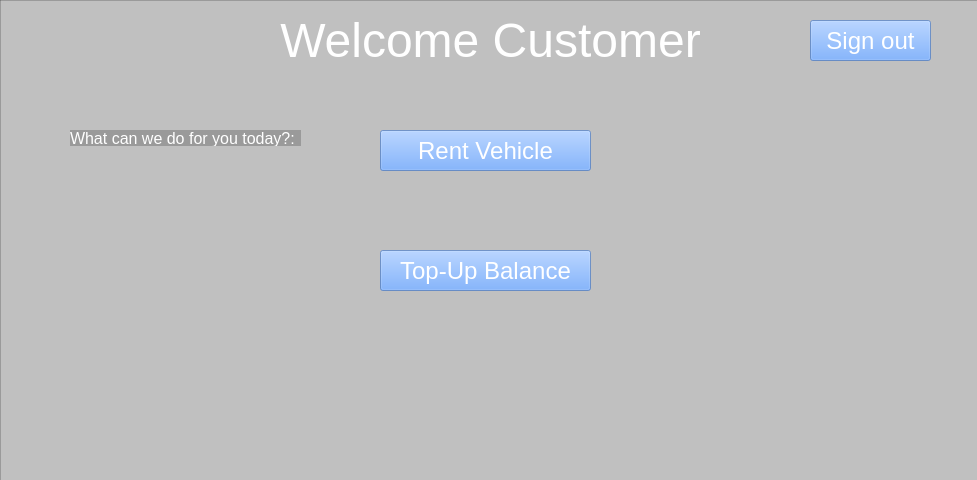
<?xml version="1.0" encoding="UTF-8"?>
<ui version="4.0">
 <class>MainWindowCustomer</class>
 <widget class="QMainWindow" name="MainWindowCustomer">
  <property name="geometry">
   <rect>
    <x>0</x>
    <y>0</y>
    <width>977</width>
    <height>480</height>
   </rect>
  </property>
  <property name="windowTitle">
   <string>E-Vehicle Share System</string>
  </property>
  <property name="windowIcon">
   <iconset>
    <normaloff>:/icon/Users/Calvin Pfob/Documents/guiDevelopment/icon.png</normaloff>:/icon/Users/Calvin Pfob/Documents/guiDevelopment/icon.png</iconset>
  </property>
  <property name="iconSize">
   <size>
    <width>25</width>
    <height>25</height>
   </size>
  </property>
  <widget class="QWidget" name="customerPage">
   <widget class="QLabel" name="title">
    <property name="geometry">
     <rect>
      <x>0</x>
      <y>10</y>
      <width>981</width>
      <height>61</height>
     </rect>
    </property>
    <property name="font">
     <font>
      <family>Arial</family>
      <pointsize>48</pointsize>
     </font>
    </property>
    <property name="text">
     <string>&lt;html&gt;&lt;head/&gt;&lt;body&gt;&lt;p&gt;&lt;span style=&quot; font-size:36pt; color:#ffffff;&quot;&gt;Welcome Customer&lt;/span&gt;&lt;/p&gt;&lt;/body&gt;&lt;/html&gt;</string>
    </property>
    <property name="alignment">
     <set>Qt::AlignCenter</set>
    </property>
   </widget>
   <widget class="QLabel" name="backgroundPicture">
    <property name="geometry">
     <rect>
      <x>0</x>
      <y>0</y>
      <width>981</width>
      <height>481</height>
     </rect>
    </property>
    <property name="styleSheet">
     <string notr="true">background-image: url(:/login/tier-mobility-2021-05-min.png);</string>
    </property>
    <property name="text">
     <string/>
    </property>
    <property name="pixmap">
     <pixmap resource="../../../../Qt/6.4.0/mingw_64/bin/bg.qrc">:/login/tier-mobility-2021-05-min.png</pixmap>
    </property>
    <property name="scaledContents">
     <bool>true</bool>
    </property>
   </widget>
   <widget class="QFrame" name="backgroundFrame">
    <property name="geometry">
     <rect>
      <x>0</x>
      <y>0</y>
      <width>981</width>
      <height>481</height>
     </rect>
    </property>
    <property name="styleSheet">
     <string notr="true">background:rgba(0, 0, 0, 50)</string>
    </property>
    <property name="frameShape">
     <enum>QFrame::StyledPanel</enum>
    </property>
    <property name="frameShadow">
     <enum>QFrame::Raised</enum>
    </property>
    <widget class="QLabel" name="labelQuestion">
     <property name="geometry">
      <rect>
       <x>70</x>
       <y>130</y>
       <width>231</width>
       <height>16</height>
      </rect>
     </property>
     <property name="font">
      <font>
       <family>Arial</family>
       <pointsize>12</pointsize>
      </font>
     </property>
     <property name="styleSheet">
      <string notr="true">color:rgb(255, 255, 255)</string>
     </property>
     <property name="text">
      <string>What can we do for you today?:</string>
     </property>
    </widget>
    <widget class="QPushButton" name="rentVehicleButton">
     <property name="geometry">
      <rect>
       <x>380</x>
       <y>130</y>
       <width>211</width>
       <height>41</height>
      </rect>
     </property>
     <property name="font">
      <font>
       <pointsize>18</pointsize>
      </font>
     </property>
     <property name="styleSheet">
      <string notr="true">background-color: rgba(85, 153, 255, 150); color: white</string>
     </property>
     <property name="text">
      <string>Rent Vehicle</string>
     </property>
    </widget>
    <widget class="QPushButton" name="topUpBalanceButton">
     <property name="geometry">
      <rect>
       <x>380</x>
       <y>250</y>
       <width>211</width>
       <height>41</height>
      </rect>
     </property>
     <property name="font">
      <font>
       <pointsize>18</pointsize>
      </font>
     </property>
     <property name="styleSheet">
      <string notr="true">background-color: rgba(85, 153, 255, 150); color: white</string>
     </property>
     <property name="text">
      <string>Top-Up Balance</string>
     </property>
    </widget>
   </widget>
   <widget class="QPushButton" name="signOutButton">
    <property name="geometry">
     <rect>
      <x>810</x>
      <y>20</y>
      <width>121</width>
      <height>41</height>
     </rect>
    </property>
    <property name="font">
     <font>
      <pointsize>18</pointsize>
     </font>
    </property>
    <property name="styleSheet">
     <string notr="true">background-color: rgba(85, 153, 255, 150); color: white</string>
    </property>
    <property name="text">
     <string>Sign out</string>
    </property>
   </widget>
   <zorder>backgroundPicture</zorder>
   <zorder>backgroundFrame</zorder>
   <zorder>title</zorder>
   <zorder>signOutButton</zorder>
  </widget>
 </widget>
 <resources>
  <include location="../../../../Qt/6.4.0/mingw_64/bin/bg.qrc"/>
 </resources>
 <connections/>
</ui>
